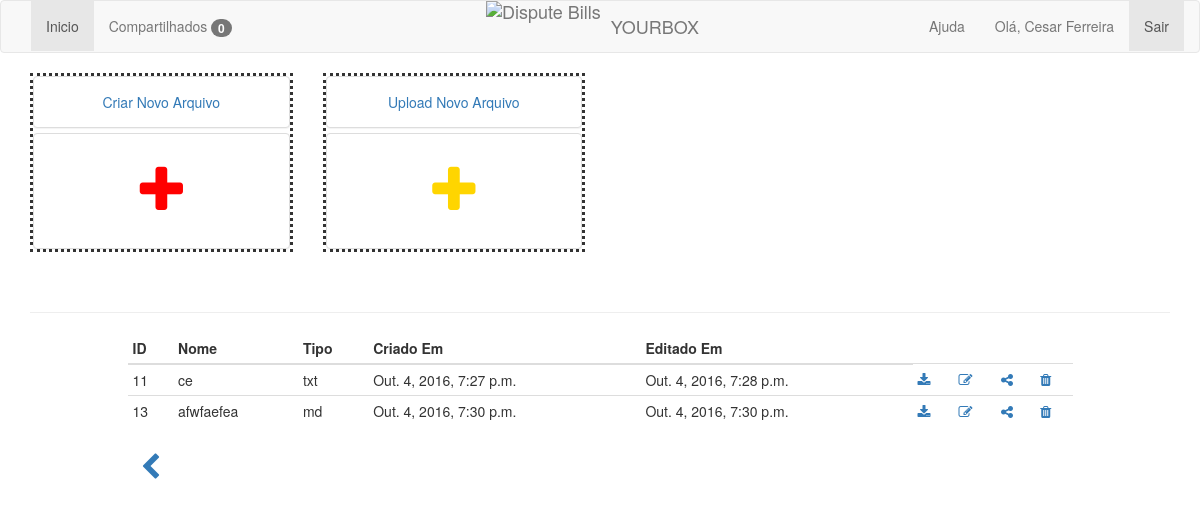
The app's page /pasta/6 (signed in) with its own data.
### app/models.py (models this page shows, shortened)
class Usuario(models.Model):
    nome = models.CharField(max_length=10)
    email = models.EmailField()
    senha = models.CharField(max_length=20)
    pastas = models.ManyToManyField(Pasta, blank=True)
    arquivos = models.ManyToManyField(Arquivo, blank=True)
    criado_em = models.DateTimeField(auto_now_add=True)
    editado_em = models.DateTimeField(auto_now=True)

class Arquivo(models.Model):
    nome = models.CharField(max_length=10)
    arquivo = models.FileField()
    pasta = models.ForeignKey(Pasta, blank=True, null=True)
    tipo = models.CharField(max_length=50, choices=TIPOS)
    status = models.BooleanField(default=True)
    criado_em = models.DateTimeField(auto_now_add=True)
    editado_em = models.DateTimeField(auto_now=True)

### app/views.py (the view)
# urls.py: url(r'^pasta/(?P<id>[0-9]+)', views.view_pasta, name='viewpasta'),
def view_pasta(request, id):
    try:
        usuario = Usuario.objects.get(email=request.session['email'])
        compartilhados = Compartilhado.objects.filter(usuario=usuario, status=False)
        pasta = Pasta.objects.get(id=id)
        return render_to_response('view_pasta.html',
                                  {'usuario': usuario, 'pasta': pasta, 'usuarios': Usuario.objects.all(),
                                   'compartilhados': compartilhados},
                                  context_instance=RequestContext(request))
    except:
        return redirect('/')

### app/templates/view_pasta.html (shortened to what this page needs)
{% extends "base.html" %}
{% block content %}
    <div class='row'>
        <div class='col-xs-6 col-sm-4 col-md-3' id="criar_arquivo">
            <div class="panel-group" style='border-style: dotted;'>
                <div class="panel panel-default">
                    <div class="panel-body text-center"><a href='/novo-arquivo'>Criar Novo Arquivo</a></div>
                </div>
                <div class="panel panel-default">
                    <div class="panel-body text-center">
                        <label style='font-size:55px;'><a href='/novo-arquivo'><span class='fa fa-1x fa-plus'
                                                                                     style='color: red;'></span></a></label>
                    </div>
                </div>
            </div>
        </div>
        <div class='col-xs-6 col-sm-4 col-md-3' id="upload_arquivo">
            <div class="panel-group" style='border-style: dotted;'>
                <div class="panel panel-default">
                    <div class="panel-body text-center"><a href='/upload-arquivo'>Upload Novo Arquivo</a></div>
                </div>
                <div class="panel panel-default">
                    <div class="panel-body text-center">
                        <label style='font-size:55px;'><a href='/upload-arquivo'><span class='fa fa-1x fa-plus'
                                                                                       style='color: #ffd500;'></span></a></label>
                    </div>
                </div>
            </div>
        </div>
    </div>
    <br/>
    <hr/>
    <div class="row">
        <div class='col-md-10 col-md-offset-1'>
            <table id="table" class="table table-condensed">
                <thead>
                <tr>
                    <th>ID</th>
                    <th>Nome</th>
                    <th>Tipo</th>
                    <th>Criado Em</th>
                    <th>Editado Em</th>
                </tr>
                </thead>
                <tbody>
                {% for arquivo in pasta.arquivo_set.all %}
                    {% if arquivo.status %}
                        <tr>
                            <td>{{ arquivo.id }}</td>
                            <td>{{ arquivo.nome }}</td>
                            <td>{{ arquivo.tipo }}</td>
                            <td>{{ arquivo.criado_em }}</td>
                            <td>{{ arquivo.editado_em }}</td>
                            <td id="download"><a href='/media/{{ arquivo.arquivo }}' download='/media/{{ arquivo.arquivo }}'><span
                                    class='fa fa-download'></span></a></td>
                            <td id="editar"><a href='/edit-arquivo/{{ arquivo.id }}'><span class='fa fa-edit'></span></a></td>
                            <td id="compartilhar"><a data-toggle="modal" data-target="#modal{{ arquivo.id }}"><span
                                    class='fa fa-share-alt'></span></a></td>
                            <td id="remover"><a href='/remove-arquivo/{{ arquivo.id }}'><span class='fa fa-trash'></span></a></td>
                        </tr>
                    {% endif %}
                {% endfor %}
                </tbody>
            </table>
            <a class='btn' href='/'><span class='fa fa-2x fa-chevron-left'></span></a>
        </div>
    </div>
{% endblock %}

### app/templates/menu.html (shortened to what this page needs)
<nav class="navbar navbar-default">
    <div class="container-fluid">
        <div class="brand-centered">
            <a class="navbar-brand" href="/"><img style="margin-right: 10px; padding: 0;"
                                                  src="http://res.cloudinary.com/disputebills/image/upload/v1462474206/blue-mark_cnzgry.png"
                                                  alt="Dispute Bills">YOURBOX
            </a>
        </div>
        <div id="navbar9" class="navbar-collapse collapse">
            <ul class="nav navbar-nav navbar-left">
                <li id="inicio"><a href="/">Inicio</a></li>
                <li id="notificacoes"><a href="/notificacoes">Compartilhados <span
                        class="badge">{{ compartilhados|length }}</span></a>
                </li>
            </ul>
            <ul class="nav navbar-nav navbar-right">
                <li id="ajuda"><a href="#">Ajuda</a></li>
                <li><a href="#">Olá, {{ usuario.nome }}</a></li>
                <li class="active" id="logout"><a href="/logout">Sair</a></li>
            </ul>
        </div>
    </div>
</nav>

### app/templates/base.html (style rules this page uses)
.navbar-brand { padding: 0px; }
.navbar-brand > img { height: 100%; padding: 15px; width: auto; }
.brand-centered { display: flex; justify-content: center; position: absolute; width: 100%; left: 0; top: 0; }
.brand-centered .navbar-brand { display: flex; align-items: center; }

### records on screen
Usuario: nome "Cesar Ferreira"
Arquivo: id "11", nome "ce", tipo "txt", criado_em "Out. 4, 2016, 7:27 p.m.", editado_em "Out. 4, 2016, 7:28 p.m."
Arquivo: id "13", nome "afwfaefea", tipo "md", criado_em "Out. 4, 2016, 7:30 p.m.", editado_em "Out. 4, 2016, 7:30 p.m."

### other values on screen
{{ compartilhados|length }} "0"
